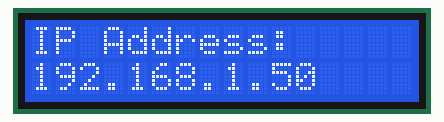
Recording of a program running on a simulated Raspberry Pi (BCM pin numbers). On the bench: 16×2 character LCD. System figures (address, load, memory, disk, uptime) are fixed made-up values; library files of the repository ran but are not shown: 2 file(s); what the program prints to the terminal is not drawn.

Above: at 0.4 s.

The program:

dispip.py
```python
#!/usr/bin/env python

import drivers
from time import sleep
from subprocess import check_output

display = drivers.Lcd()

try:
    # Retrieve the IP address
    IP = check_output(["hostname", "-I"]).split()[0].decode()
    print("Writing to display")
    while True:
        display.lcd_display_string("IP Address: ", 1)
        display.lcd_display_string(str(IP), 2)  # Display the IP address on the second line
except KeyboardInterrupt:
    # If there is a KeyboardInterrupt (when you press ctrl+c), exit the program and cleanup
    print("Cleaning up!")
    sleep(.4)
    display.lcd_clear()
```
